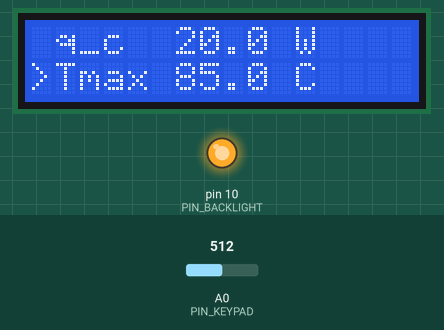
Bench run of a program on a simulated Arduino Uno, built with avr-gcc and run on an emulated ATmega328P. Parts: 16×2 character LCD, output pins drawn as LEDs (lit = HIGH). Inputs (shaded band) come from the test bench; at power-on: A0 (PIN_KEYPAD) = 512. What the program prints to the serial monitor is not drawn.

Above: at 1.2 s.
1.3 s: A0 (PIN_KEYPAD) set to 536
2.8 s: A0 (PIN_KEYPAD) set to 572
At 3.2 s:
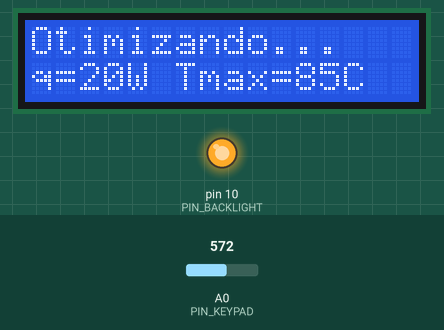
At 11.7 s:
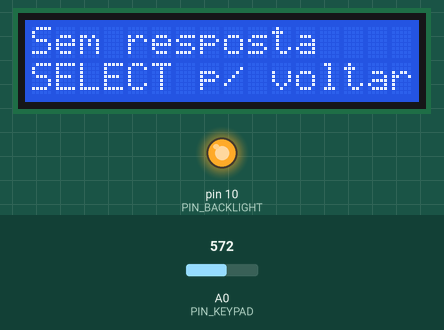
Timing chart, 0 to 12.3 s (numbered marks = the images above; inputs shaded):
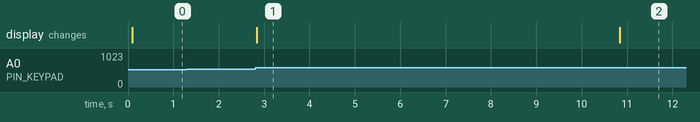

The program:

main.cpp
```cpp
/*
 * ThermalCore Optimizer - HMI Firmware (Modulo 1)
 * ------------------------------------------------
 * Hardware: Arduino Uno + LCD Keypad Shield (D1 Robot / DFRobot).
 *   - LCD 16x2 em modo 4-bit (RS=8, E=9, D4..D7=4..7).
 *   - Botoes UP/DOWN/LEFT/RIGHT/SELECT em divisor de tensao no pino A0.
 *
 * Papel da HMI: coletar os requisitos de projeto (q_c e T_max), enviar ao
 * motor de otimizacao (Python) via Serial em JSON e exibir a geometria otima
 * retornada. O firmware nao faz calculo termico; ele e a interface.
 *
 * Protocolo Serial (9600 baud, linhas terminadas em '\n'):
 *   TX (request):  {"q_c":20.00,"T_max":85.00}
 *   RX (response): {"N":14,"t":1.20}
 */

#include <Arduino.h>
#include <LiquidCrystal.h>

// --------------------------------------------------------------------------
// Mapeamento de hardware (LCD Keypad Shield)
// --------------------------------------------------------------------------
static LiquidCrystal lcd(8, 9, 4, 5, 6, 7);
static const uint8_t PIN_KEYPAD    = A0;
static const uint8_t PIN_BACKLIGHT = 10;

static const unsigned long SERIAL_BAUD    = 9600UL;
static const unsigned long REPLY_TIMEOUT  = 8000UL;   // ms aguardando resposta

// --------------------------------------------------------------------------
// Teclado analogico (divisor de tensao no A0)
// --------------------------------------------------------------------------
enum Button : uint8_t {
  BTN_NONE = 0,
  BTN_RIGHT,
  BTN_UP,
  BTN_DOWN,
  BTN_LEFT,
  BTN_SELECT
};

// Le o botao "cru" a partir do ADC. Limiares tipicos do shield DFRobot.
static Button readRawButton() {
  int adc = analogRead(PIN_KEYPAD);
  if (adc > 1000) return BTN_NONE;
  if (adc < 50)   return BTN_RIGHT;
  if (adc < 195)  return BTN_UP;
  if (adc < 380)  return BTN_DOWN;
  if (adc < 555)  return BTN_LEFT;
  if (adc < 790)  return BTN_SELECT;
  return BTN_NONE;
}

// Debounce + deteccao de borda + auto-repeticao para UP/DOWN mantidos.
// Retorna um evento de botao (borda de descida logica) ou BTN_NONE.
static Button pollButton() {
  static const unsigned long DEBOUNCE_MS = 30;
  static const unsigned long REPEAT_DELAY = 400;   // 1a repeticao apos segurar
  static const unsigned long REPEAT_RATE  = 150;   // repeticoes subsequentes

  static Button stable   = BTN_NONE;      // botao debounced atual
  static Button lastRaw  = BTN_NONE;
  static unsigned long lastChange = 0;
  static unsigned long nextRepeat = 0;

  unsigned long now = millis();
  Button raw = readRawButton();

  if (raw != lastRaw) {          // sinal mudou: reinicia janela de debounce
    lastRaw = raw;
    lastChange = now;
    return BTN_NONE;
  }
  if (now - lastChange < DEBOUNCE_MS) {
    return BTN_NONE;             // ainda instavel
  }

  if (raw != stable) {           // novo estado estavel confirmado
    stable = raw;
    if (stable != BTN_NONE) {
      nextRepeat = now + REPEAT_DELAY;
      return stable;             // dispara no instante da pressao
    }
    return BTN_NONE;
  }

  // Botao mantido: auto-repeticao apenas para UP/DOWN (ajuste de valor).
  if (stable == BTN_UP || stable == BTN_DOWN) {
    if (now >= nextRepeat) {
      nextRepeat = now + REPEAT_RATE;
      return stable;
    }
  }
  return BTN_NONE;
}

// --------------------------------------------------------------------------
// Modelo da HMI
// --------------------------------------------------------------------------
struct DesignInput {
  float q_c;    // dissipacao termica do chip [W]
  float t_max;  // temperatura critica do chip [C]
};

struct DesignResult {
  int   n;      // numero de aletas
  float t;      // espessura da aleta [mm]
};

enum Field : uint8_t { FIELD_QC = 0, FIELD_TMAX = 1 };

enum UiState : uint8_t {
  ST_INPUT,     // editando requisitos
  ST_WAIT,      // request enviado, aguardando resposta
  ST_RESULT,    // exibindo geometria otima
  ST_TIMEOUT    // nenhuma resposta a tempo
};

static DesignInput  input   = { 20.0f, 85.0f };
static DesignResult result  = { 0, 0.0f };
static Field        field   = FIELD_QC;
static UiState      state   = ST_INPUT;
static unsigned long waitStart = 0;

// Limites e passos de edicao
static const float QC_MIN = 0.0f,   QC_MAX = 200.0f, QC_STEP = 1.0f;
static const float TM_MIN = 20.0f,  TM_MAX = 150.0f, TM_STEP = 1.0f;

static float clampf(float v, float lo, float hi) {
  return v < lo ? lo : (v > hi ? hi : v);
}

// --------------------------------------------------------------------------
// Recepcao Serial (linha JSON de resposta)
// --------------------------------------------------------------------------
static char    rxBuf[48];
static uint8_t rxLen = 0;

// Extrai o valor numerico da chave "key" dentro de uma linha JSON simples.
// Retorna true e preenche *out em caso de sucesso.
static bool jsonNumber(const char* json, const char* key, float* out) {
  const char* p = strstr(json, key);
  if (!p) return false;
  p += strlen(key);
  while (*p == ' ' || *p == ':' || *p == '"') p++;  // pula ": e espacos
  char* end = nullptr;
  float v = strtod(p, &end);
  if (end == p) return false;
  *out = v;
  return true;
}

// Faz parsing de {"N":14,"t":1.20}. Retorna true se ambos campos existem.
static bool parseResult(const char* json, DesignResult* r) {
  float n, t;
  if (!jsonNumber(json, "\"N\"", &n)) return false;
  if (!jsonNumber(json, "\"t\"", &t)) return false;
  r->n = (int)(n + 0.5f);
  r->t = t;
  return true;
}

// Acumula caracteres da Serial ate '\n' e tenta interpretar a resposta.
static void serviceSerialRx() {
  while (Serial.available() > 0) {
    char c = (char)Serial.read();
    if (c == '\r') continue;
    if (c == '\n') {
      rxBuf[rxLen] = '\0';
      if (rxLen > 0 && parseResult(rxBuf, &result)) {
        state = ST_RESULT;
      }
      rxLen = 0;
    } else if (rxLen < sizeof(rxBuf) - 1) {
      rxBuf[rxLen++] = c;
    } else {
      rxLen = 0;  // linha longa demais: descarta
    }
  }
}

static void sendRequest() {
  Serial.print(F("{\"q_c\":"));
  Serial.print(input.q_c, 2);
  Serial.print(F(",\"T_max\":"));
  Serial.print(input.t_max, 2);
  Serial.println(F("}"));
}

// --------------------------------------------------------------------------
// Renderizacao do LCD
// --------------------------------------------------------------------------
// Imprime "label val unit" preenchendo 16 colunas; marca o campo ativo com '>'.
static void printField(uint8_t row, bool active, const char* label,
                       float val, const char* unit) {
  lcd.setCursor(0, row);
  lcd.print(active ? '>' : ' ');
  lcd.print(label);
  lcd.print(val, 1);
  lcd.print(' ');
  lcd.print(unit);
  lcd.print(F("    "));  // limpa residuos da linha
}

static void renderInput() {
  printField(0, field == FIELD_QC,   "q_c  ", input.q_c,   "W");
  printField(1, field == FIELD_TMAX, "Tmax ", input.t_max, "C");
}

static void renderWait() {
  lcd.setCursor(0, 0);
  lcd.print(F("Otimizando...   "));
  lcd.setCursor(0, 1);
  lcd.print(F("q="));
  lcd.print(input.q_c, 0);
  lcd.print(F("W Tmax="));
  lcd.print(input.t_max, 0);
  lcd.print(F("C  "));
}

static void renderResult() {
  lcd.setCursor(0, 0);
  lcd.print(F("Geometria otima "));
  lcd.setCursor(0, 1);
  lcd.print(F("N="));
  lcd.print(result.n);
  lcd.print(F(" t="));
  lcd.print(result.t, 2);
  lcd.print(F("mm   "));
}

static void renderTimeout() {
  lcd.setCursor(0, 0);
  lcd.print(F("Sem resposta    "));
  lcd.setCursor(0, 1);
  lcd.print(F("SELECT p/ voltar"));
}

static void render() {
  switch (state) {
    case ST_INPUT:   renderInput();   break;
    case ST_WAIT:    renderWait();    break;
    case ST_RESULT:  renderResult();  break;
    case ST_TIMEOUT: renderTimeout(); break;
  }
}

// --------------------------------------------------------------------------
// Transicoes de estado por botao
// --------------------------------------------------------------------------
static void handleInput(Button b) {
  switch (b) {
    case BTN_LEFT:
    case BTN_RIGHT:
      field = (field == FIELD_QC) ? FIELD_TMAX : FIELD_QC;
      break;
    case BTN_UP:
      if (field == FIELD_QC) input.q_c   = clampf(input.q_c + QC_STEP, QC_MIN, QC_MAX);
      else                   input.t_max = clampf(input.t_max + TM_STEP, TM_MIN, TM_MAX);
      break;
    case BTN_DOWN:
      if (field == FIELD_QC) input.q_c   = clampf(input.q_c - QC_STEP, QC_MIN, QC_MAX);
      else                   input.t_max = clampf(input.t_max - TM_STEP, TM_MIN, TM_MAX);
      break;
    case BTN_SELECT:
      sendRequest();
      state = ST_WAIT;
      waitStart = millis();
      rxLen = 0;
      lcd.clear();
      break;
    default:
      break;
  }
}

static void handleButton(Button b) {
  if (b == BTN_NONE) return;
  switch (state) {
    case ST_INPUT:
      handleInput(b);
      break;
    case ST_WAIT:
      break;  // ignora botoes enquanto aguarda
    case ST_RESULT:
    case ST_TIMEOUT:
      if (b == BTN_SELECT) {   // volta para edicao
        state = ST_INPUT;
        lcd.clear();
      }
      break;
  }
}

// --------------------------------------------------------------------------
// setup / loop
// --------------------------------------------------------------------------
void setup() {
  pinMode(PIN_BACKLIGHT, OUTPUT);
  digitalWrite(PIN_BACKLIGHT, HIGH);
  Serial.begin(SERIAL_BAUD);
  lcd.begin(16, 2);
  lcd.clear();
}

void loop() {
  Button b = pollButton();
  handleButton(b);

  if (state == ST_WAIT) {
    serviceSerialRx();
    if (state == ST_WAIT && millis() - waitStart > REPLY_TIMEOUT) {
      state = ST_TIMEOUT;
      lcd.clear();
    }
  }

  render();
}
```

Measured:
- the behaviour switches between 554 and 555 on A0 (PIN_KEYPAD) (found by bisection; images 0 and 1)
- after the input at 1.3 s, every drawn part: stays the same
- after the input at 2.8 s, the display: changes at once (image 1)
- what the display in image 1 shows lasts 8.0 s, from 2.8 s to 10.8 s
